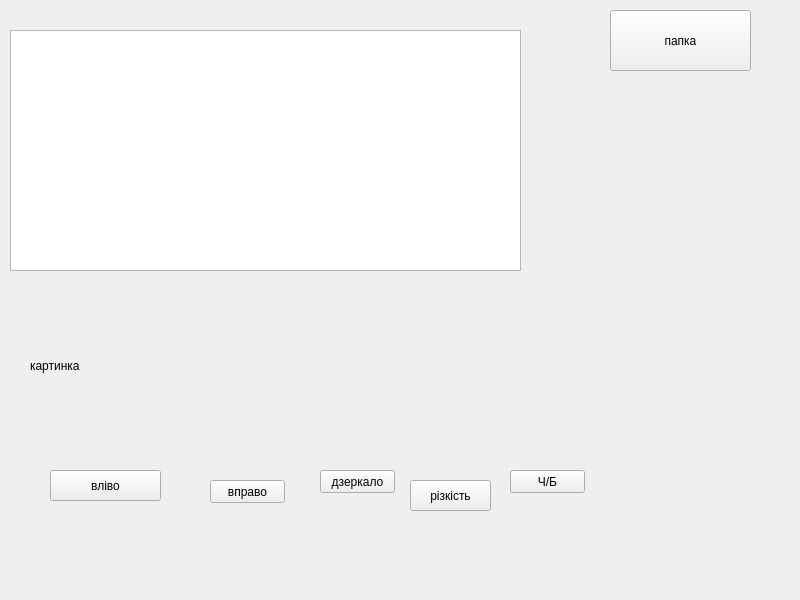
<?xml version="1.0" encoding="UTF-8"?>
<ui version="4.0">
 <class>MainWindow</class>
 <widget class="QMainWindow" name="MainWindow">
  <property name="geometry">
   <rect>
    <x>0</x>
    <y>0</y>
    <width>800</width>
    <height>600</height>
   </rect>
  </property>
  <property name="windowTitle">
   <string>MainWindow</string>
  </property>
  <widget class="QWidget" name="centralwidget">
   <widget class="QPushButton" name="bw_btn">
    <property name="geometry">
     <rect>
      <x>510</x>
      <y>470</y>
      <width>75</width>
      <height>23</height>
     </rect>
    </property>
    <property name="text">
     <string>Ч/Б</string>
    </property>
   </widget>
   <widget class="QPushButton" name="sharp_bttn">
    <property name="geometry">
     <rect>
      <x>410</x>
      <y>480</y>
      <width>81</width>
      <height>31</height>
     </rect>
    </property>
    <property name="text">
     <string>різкість</string>
    </property>
   </widget>
   <widget class="QPushButton" name="left_btn">
    <property name="geometry">
     <rect>
      <x>50</x>
      <y>470</y>
      <width>111</width>
      <height>31</height>
     </rect>
    </property>
    <property name="text">
     <string>вліво</string>
    </property>
   </widget>
   <widget class="QPushButton" name="right_btn">
    <property name="geometry">
     <rect>
      <x>210</x>
      <y>480</y>
      <width>75</width>
      <height>23</height>
     </rect>
    </property>
    <property name="text">
     <string>вправо</string>
    </property>
   </widget>
   <widget class="QPushButton" name="mirror">
    <property name="geometry">
     <rect>
      <x>320</x>
      <y>470</y>
      <width>75</width>
      <height>23</height>
     </rect>
    </property>
    <property name="text">
     <string>дзеркало</string>
    </property>
   </widget>
   <widget class="QListWidget" name="files_list">
    <property name="geometry">
     <rect>
      <x>10</x>
      <y>30</y>
      <width>511</width>
      <height>241</height>
     </rect>
    </property>
   </widget>
   <widget class="QLabel" name="photo_lb">
    <property name="geometry">
     <rect>
      <x>30</x>
      <y>300</y>
      <width>481</width>
      <height>131</height>
     </rect>
    </property>
    <property name="text">
     <string>картинка</string>
    </property>
   </widget>
   <widget class="QPushButton" name="dir_btn">
    <property name="geometry">
     <rect>
      <x>610</x>
      <y>10</y>
      <width>141</width>
      <height>61</height>
     </rect>
    </property>
    <property name="text">
     <string>папка</string>
    </property>
   </widget>
  </widget>
 </widget>
 <resources/>
 <connections/>
</ui>
